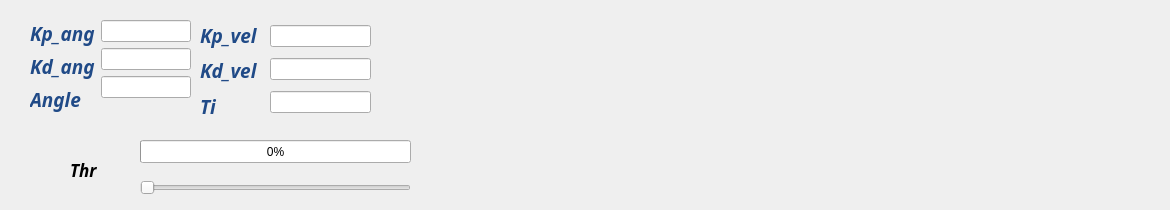
   <widget class="QWidget" name="tab">
    <attribute name="title">
     <string>TwoPD_I</string>
    </attribute>
    <widget class="QLabel" name="lbl_image_2">
     <property name="geometry">
      <rect>
       <x>520</x>
       <y>0</y>
       <width>641</width>
       <height>201</height>
      </rect>
     </property>
     <property name="text">
      <string/>
     </property>
    </widget>
    <widget class="QWidget" name="layoutWidget_3">
     <property name="geometry">
      <rect>
       <x>30</x>
       <y>20</y>
       <width>161</width>
       <height>97</height>
      </rect>
     </property>
     <layout class="QFormLayout" name="formLayout_3">
      <item row="0" column="0">
       <layout class="QVBoxLayout" name="verticalLayout_5">
        <item>
         <widget class="QLabel" name="label_12">
          <property name="palette">
           <palette>
            <active>
             <colorrole role="WindowText">
              <brush brushstyle="SolidPattern">
               <color alpha="255">
                <red>32</red>
                <green>74</green>
                <blue>135</blue>
               </color>
              </brush>
             </colorrole>
            </active>
            <inactive>
             <colorrole role="WindowText">
              <brush brushstyle="SolidPattern">
               <color alpha="255">
                <red>32</red>
                <green>74</green>
                <blue>135</blue>
               </color>
              </brush>
             </colorrole>
            </inactive>
            <disabled>
             <colorrole role="WindowText">
              <brush brushstyle="SolidPattern">
               <color alpha="255">
                <red>190</red>
                <green>190</green>
                <blue>190</blue>
               </color>
              </brush>
             </colorrole>
            </disabled>
           </palette>
          </property>
          <property name="font">
           <font>
            <family>Yrsa</family>
            <pointsize>14</pointsize>
            <weight>75</weight>
            <italic>true</italic>
            <bold>true</bold>
           </font>
          </property>
          <property name="text">
           <string>Kp_ang</string>
          </property>
         </widget>
        </item>
        <item>
         <widget class="QLabel" name="label_14">
          <property name="palette">
           <palette>
            <active>
             <colorrole role="WindowText">
              <brush brushstyle="SolidPattern">
               <color alpha="255">
                <red>32</red>
                <green>74</green>
                <blue>135</blue>
               </color>
              </brush>
             </colorrole>
            </active>
            <inactive>
             <colorrole role="WindowText">
              <brush brushstyle="SolidPattern">
               <color alpha="255">
                <red>32</red>
                <green>74</green>
                <blue>135</blue>
               </color>
              </brush>
             </colorrole>
            </inactive>
            <disabled>
             <colorrole role="WindowText">
              <brush brushstyle="SolidPattern">
               <color alpha="255">
                <red>190</red>
                <green>190</green>
                <blue>190</blue>
               </color>
              </brush>
             </colorrole>
            </disabled>
           </palette>
          </property>
          <property name="font">
           <font>
            <family>Yrsa</family>
            <pointsize>14</pointsize>
            <weight>75</weight>
            <italic>true</italic>
            <bold>true</bold>
           </font>
          </property>
          <property name="text">
           <string>Kd_ang</string>
          </property>
         </widget>
        </item>
        <item>
         <widget class="QLabel" name="label_15">
          <property name="palette">
           <palette>
            <active>
             <colorrole role="WindowText">
              <brush brushstyle="SolidPattern">
               <color alpha="255">
                <red>32</red>
                <green>74</green>
                <blue>135</blue>
               </color>
              </brush>
             </colorrole>
            </active>
            <inactive>
             <colorrole role="WindowText">
              <brush brushstyle="SolidPattern">
               <color alpha="255">
                <red>32</red>
                <green>74</green>
                <blue>135</blue>
               </color>
              </brush>
             </colorrole>
            </inactive>
            <disabled>
             <colorrole role="WindowText">
              <brush brushstyle="SolidPattern">
               <color alpha="255">
                <red>190</red>
                <green>190</green>
                <blue>190</blue>
               </color>
              </brush>
             </colorrole>
            </disabled>
           </palette>
          </property>
          <property name="font">
           <font>
            <family>Yrsa</family>
            <pointsize>14</pointsize>
            <weight>75</weight>
            <italic>true</italic>
            <bold>true</bold>
           </font>
          </property>
          <property name="text">
           <string>Angle</string>
          </property>
         </widget>
        </item>
       </layout>
      </item>
      <item row="0" column="1">
       <layout class="QVBoxLayout" name="verticalLayout_6">
        <item>
         <widget class="QLineEdit" name="lineEdit_Kp_3"/>
        </item>
        <item>
         <widget class="QLineEdit" name="lineEdit_Kd_3"/>
        </item>
        <item>
         <widget class="QLineEdit" name="lineEdit_angle_3"/>
        </item>
       </layout>
      </item>
     </layout>
    </widget>
    <widget class="QWidget" name="layoutWidget">
     <property name="geometry">
      <rect>
       <x>270</x>
       <y>20</y>
       <width>101</width>
       <height>101</height>
      </rect>
     </property>
     <layout class="QVBoxLayout" name="verticalLayout">
      <item>
       <widget class="QLineEdit" name="lineEdit_Kp_4"/>
      </item>
      <item>
       <widget class="QLineEdit" name="lineEdit_Kd_4"/>
      </item>
      <item>
       <widget class="QLineEdit" name="lineEdit_Kd_6"/>
      </item>
     </layout>
    </widget>
    <widget class="QWidget" name="layoutWidget">
     <property name="geometry">
      <rect>
       <x>200</x>
       <y>20</y>
       <width>64</width>
       <height>101</height>
      </rect>
     </property>
     <layout class="QVBoxLayout" name="verticalLayout_2">
      <item>
       <widget class="QLabel" name="label_16">
        <property name="palette">
         <palette>
          <active>
           <colorrole role="WindowText">
            <brush brushstyle="SolidPattern">
             <color alpha="255">
              <red>32</red>
              <green>74</green>
              <blue>135</blue>
             </color>
            </brush>
           </colorrole>
          </active>
          <inactive>
           <colorrole role="WindowText">
            <brush brushstyle="SolidPattern">
             <color alpha="255">
              <red>32</red>
              <green>74</green>
              <blue>135</blue>
             </color>
            </brush>
           </colorrole>
          </inactive>
          <disabled>
           <colorrole role="WindowText">
            <brush brushstyle="SolidPattern">
             <color alpha="255">
              <red>190</red>
              <green>190</green>
              <blue>190</blue>
             </color>
            </brush>
           </colorrole>
          </disabled>
         </palette>
        </property>
        <property name="font">
         <font>
          <family>Yrsa</family>
          <pointsize>14</pointsize>
          <weight>75</weight>
          <italic>true</italic>
          <bold>true</bold>
         </font>
        </property>
        <property name="text">
         <string>Kp_vel</string>
        </property>
       </widget>
      </item>
      <item>
       <widget class="QLabel" name="label_18">
        <property name="palette">
         <palette>
          <active>
           <colorrole role="WindowText">
            <brush brushstyle="SolidPattern">
             <color alpha="255">
              <red>32</red>
              <green>74</green>
              <blue>135</blue>
             </color>
            </brush>
           </colorrole>
          </active>
          <inactive>
           <colorrole role="WindowText">
            <brush brushstyle="SolidPattern">
             <color alpha="255">
              <red>32</red>
              <green>74</green>
              <blue>135</blue>
             </color>
            </brush>
           </colorrole>
          </inactive>
          <disabled>
           <colorrole role="WindowText">
            <brush brushstyle="SolidPattern">
             <color alpha="255">
              <red>190</red>
              <green>190</green>
              <blue>190</blue>
             </color>
            </brush>
           </colorrole>
          </disabled>
         </palette>
        </property>
        <property name="font">
         <font>
          <family>Yrsa</family>
          <pointsize>14</pointsize>
          <weight>75</weight>
          <italic>true</italic>
          <bold>true</bold>
         </font>
        </property>
        <property name="text">
         <string>Kd_vel</string>
        </property>
       </widget>
      </item>
      <item>
       <widget class="QLabel" name="label_22">
        <property name="palette">
         <palette>
          <active>
           <colorrole role="WindowText">
            <brush brushstyle="SolidPattern">
             <color alpha="255">
              <red>32</red>
              <green>74</green>
              <blue>135</blue>
             </color>
            </brush>
           </colorrole>
          </active>
          <inactive>
           <colorrole role="WindowText">
            <brush brushstyle="SolidPattern">
             <color alpha="255">
              <red>32</red>
              <green>74</green>
              <blue>135</blue>
             </color>
            </brush>
           </colorrole>
          </inactive>
          <disabled>
           <colorrole role="WindowText">
            <brush brushstyle="SolidPattern">
             <color alpha="255">
              <red>190</red>
              <green>190</green>
              <blue>190</blue>
             </color>
            </brush>
           </colorrole>
          </disabled>
         </palette>
        </property>
        <property name="font">
         <font>
          <family>Yrsa</family>
          <pointsize>14</pointsize>
          <weight>75</weight>
          <italic>true</italic>
          <bold>true</bold>
         </font>
        </property>
        <property name="text">
         <string>Ti</string>
        </property>
       </widget>
      </item>
     </layout>
    </widget>
    <widget class="QProgressBar" name="progressBar_5">
     <property name="geometry">
      <rect>
       <x>140</x>
       <y>140</y>
       <width>271</width>
       <height>23</height>
      </rect>
     </property>
     <property name="minimum">
      <number>1000</number>
     </property>
     <property name="maximum">
      <number>2000</number>
     </property>
     <property name="value">
      <number>1000</number>
     </property>
    </widget>
    <widget class="QLabel" name="label_23">
     <property name="geometry">
      <rect>
       <x>70</x>
       <y>160</y>
       <width>41</width>
       <height>20</height>
      </rect>
     </property>
     <property name="font">
      <font>
       <family>Yrsa</family>
       <pointsize>13</pointsize>
       <weight>75</weight>
       <italic>true</italic>
       <bold>true</bold>
      </font>
     </property>
     <property name="text">
      <string>Thr</string>
     </property>
    </widget>
    <widget class="QSlider" name="horizontalSlider_5">
     <property name="geometry">
      <rect>
       <x>140</x>
       <y>180</y>
       <width>271</width>
       <height>16</height>
      </rect>
     </property>
     <property name="minimum">
      <number>1000</number>
     </property>
     <property name="maximum">
      <number>2000</number>
     </property>
     <property name="orientation">
      <enum>Qt::Horizontal</enum>
     </property>
    </widget>
   </widget>
